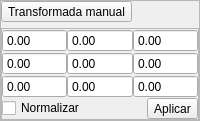
          <widget class="QFrame" name="frame_4">
           <property name="styleSheet">
            <string notr="true"/>
           </property>
           <property name="frameShape">
            <enum>QFrame::StyledPanel</enum>
           </property>
           <property name="frameShadow">
            <enum>QFrame::Raised</enum>
           </property>
           <layout class="QVBoxLayout" name="verticalLayout_4">
            <property name="leftMargin">
             <number>0</number>
            </property>
            <property name="topMargin">
             <number>0</number>
            </property>
            <property name="rightMargin">
             <number>0</number>
            </property>
            <property name="bottomMargin">
             <number>0</number>
            </property>
            <item>
             <widget class="QToolButton" name="transformar">
              <property name="text">
               <string>Transformada manual</string>
              </property>
              <property name="icon">
               <iconset>
                <normaloff>../logos/transf.svg</normaloff>../logos/transf.svg</iconset>
              </property>
              <property name="iconSize">
               <size>
                <width>25</width>
                <height>30</height>
               </size>
              </property>
              <property name="toolButtonStyle">
               <enum>Qt::ToolButtonFollowStyle</enum>
              </property>
             </widget>
            </item>
            <item>
             <widget class="QFrame" name="frame_5">
              <property name="frameShape">
               <enum>QFrame::StyledPanel</enum>
              </property>
              <property name="frameShadow">
               <enum>QFrame::Raised</enum>
              </property>
              <layout class="QGridLayout" name="gridLayout_14">
               <property name="leftMargin">
                <number>0</number>
               </property>
               <property name="topMargin">
                <number>0</number>
               </property>
               <property name="rightMargin">
                <number>0</number>
               </property>
               <property name="bottomMargin">
                <number>0</number>
               </property>
               <property name="spacing">
                <number>0</number>
               </property>
               <item row="0" column="0">
                <layout class="QGridLayout" name="gridLayout_13">
                 <property name="spacing">
                  <number>0</number>
                 </property>
                 <item row="1" column="0">
                  <layout class="QHBoxLayout" name="horizontalLayout_6">
                   <property name="spacing">
                    <number>0</number>
                   </property>
                   <property name="leftMargin">
                    <number>0</number>
                   </property>
                   <property name="topMargin">
                    <number>0</number>
                   </property>
                   <item>
                    <widget class="QCheckBox" name="n_tr">
                     <property name="text">
                      <string>Normalizar</string>
                     </property>
                    </widget>
                   </item>
                   <item>
                    <widget class="QToolButton" name="acept_tr">
                     <property name="text">
                      <string>Aplicar</string>
                     </property>
                     <property name="icon">
                      <iconset>
                       <normaloff>../logos/aceptar_c.svg</normaloff>../logos/aceptar_c.svg</iconset>
                     </property>
                     <property name="iconSize">
                      <size>
                       <width>25</width>
                       <height>30</height>
                      </size>
                     </property>
                     <property name="toolButtonStyle">
                      <enum>Qt::ToolButtonFollowStyle</enum>
                     </property>
                    </widget>
                   </item>
                  </layout>
                 </item>
                 <item row="0" column="0">
                  <layout class="QGridLayout" name="gridLayout_12">
                   <property name="leftMargin">
                    <number>0</number>
                   </property>
                   <property name="topMargin">
                    <number>0</number>
                   </property>
                   <property name="rightMargin">
                    <number>0</number>
                   </property>
                   <property name="bottomMargin">
                    <number>0</number>
                   </property>
                   <property name="spacing">
                    <number>0</number>
                   </property>
                   <item row="0" column="1">
                    <widget class="QDoubleSpinBox" name="sp_tr_01">
                     <property name="buttonSymbols">
                      <enum>QAbstractSpinBox::NoButtons</enum>
                     </property>
                     <property name="minimum">
                      <double>0.000000000000000</double>
                     </property>
                     <property name="maximum">
                      <double>10.000000000000000</double>
                     </property>
                    </widget>
                   </item>
                   <item row="1" column="1">
                    <widget class="QDoubleSpinBox" name="sp_tr_11">
                     <property name="buttonSymbols">
                      <enum>QAbstractSpinBox::NoButtons</enum>
                     </property>
                     <property name="minimum">
                      <double>0.000000000000000</double>
                     </property>
                     <property name="maximum">
                      <double>10.000000000000000</double>
                     </property>
                    </widget>
                   </item>
                   <item row="1" column="0">
                    <widget class="QDoubleSpinBox" name="sp_tr_10">
                     <property name="buttonSymbols">
                      <enum>QAbstractSpinBox::NoButtons</enum>
                     </property>
                     <property name="minimum">
                      <double>0.000000000000000</double>
                     </property>
                     <property name="maximum">
                      <double>10.000000000000000</double>
                     </property>
                    </widget>
                   </item>
                   <item row="1" column="2">
                    <widget class="QDoubleSpinBox" name="sp_tr_12">
                     <property name="buttonSymbols">
                      <enum>QAbstractSpinBox::NoButtons</enum>
                     </property>
                     <property name="minimum">
                      <double>0.000000000000000</double>
                     </property>
                     <property name="maximum">
                      <double>10.000000000000000</double>
                     </property>
                    </widget>
                   </item>
                   <item row="2" column="2">
                    <widget class="QDoubleSpinBox" name="sp_tr_22">
                     <property name="buttonSymbols">
                      <enum>QAbstractSpinBox::NoButtons</enum>
                     </property>
                     <property name="minimum">
                      <double>0.000000000000000</double>
                     </property>
                     <property name="maximum">
                      <double>10.000000000000000</double>
                     </property>
                    </widget>
                   </item>
                   <item row="2" column="0">
                    <widget class="QDoubleSpinBox" name="sp_tr_20">
                     <property name="buttonSymbols">
                      <enum>QAbstractSpinBox::NoButtons</enum>
                     </property>
                     <property name="minimum">
                      <double>0.000000000000000</double>
                     </property>
                     <property name="maximum">
                      <double>10.000000000000000</double>
                     </property>
                    </widget>
                   </item>
                   <item row="0" column="0">
                    <widget class="QDoubleSpinBox" name="sp_tr_00">
                     <property name="buttonSymbols">
                      <enum>QAbstractSpinBox::NoButtons</enum>
                     </property>
                     <property name="minimum">
                      <double>0.000000000000000</double>
                     </property>
                     <property name="maximum">
                      <double>10.000000000000000</double>
                     </property>
                    </widget>
                   </item>
                   <item row="0" column="2">
                    <widget class="QDoubleSpinBox" name="sp_tr_02">
                     <property name="buttonSymbols">
                      <enum>QAbstractSpinBox::NoButtons</enum>
                     </property>
                     <property name="minimum">
                      <double>0.000000000000000</double>
                     </property>
                     <property name="maximum">
                      <double>10.000000000000000</double>
                     </property>
                    </widget>
                   </item>
                   <item row="2" column="1">
                    <widget class="QDoubleSpinBox" name="sp_tr_21">
                     <property name="buttonSymbols">
                      <enum>QAbstractSpinBox::NoButtons</enum>
                     </property>
                     <property name="minimum">
                      <double>0.000000000000000</double>
                     </property>
                     <property name="maximum">
                      <double>10.000000000000000</double>
                     </property>
                    </widget>
                   </item>
                  </layout>
                 </item>
                </layout>
               </item>
              </layout>
             </widget>
            </item>
           </layout>
          </widget>
